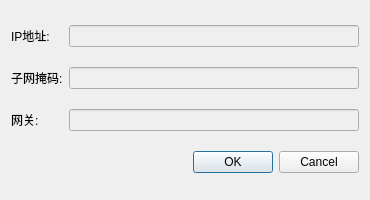
<?xml version="1.0" encoding="UTF-8"?>
<ui version="4.0">
 <class>ConfigDialog</class>
 <widget class="QDialog" name="ConfigDialog">
  <property name="geometry">
   <rect>
    <x>0</x>
    <y>0</y>
    <width>370</width>
    <height>200</height>
   </rect>
  </property>
  <property name="minimumSize">
   <size>
    <width>370</width>
    <height>200</height>
   </size>
  </property>
  <property name="maximumSize">
   <size>
    <width>370</width>
    <height>200</height>
   </size>
  </property>
  <property name="windowTitle">
   <string>设备信息</string>
  </property>
  <layout class="QGridLayout" name="gridLayout">
   <item row="0" column="0">
    <widget class="QLabel" name="label">
     <property name="text">
      <string>IP地址:</string>
     </property>
    </widget>
   </item>
   <item row="0" column="1">
    <widget class="QLineEdit" name="ipLineEdit">
     <property name="enabled">
      <bool>false</bool>
     </property>
    </widget>
   </item>
   <item row="1" column="0">
    <widget class="QLabel" name="label_2">
     <property name="text">
      <string>子网掩码:</string>
     </property>
    </widget>
   </item>
   <item row="2" column="1">
    <widget class="QLineEdit" name="gatewayLineEdit">
     <property name="enabled">
      <bool>false</bool>
     </property>
    </widget>
   </item>
   <item row="1" column="1">
    <widget class="QLineEdit" name="subnetLineEdit">
     <property name="enabled">
      <bool>false</bool>
     </property>
    </widget>
   </item>
   <item row="2" column="0">
    <widget class="QLabel" name="label_3">
     <property name="text">
      <string>网关:</string>
     </property>
    </widget>
   </item>
   <item row="3" column="0" colspan="2">
    <widget class="QDialogButtonBox" name="buttonBox">
     <property name="orientation">
      <enum>Qt::Horizontal</enum>
     </property>
     <property name="standardButtons">
      <set>QDialogButtonBox::Cancel|QDialogButtonBox::Ok</set>
     </property>
    </widget>
   </item>
  </layout>
 </widget>
 <resources/>
 <connections>
  <connection>
   <sender>buttonBox</sender>
   <signal>accepted()</signal>
   <receiver>ConfigDialog</receiver>
   <slot>accept()</slot>
   <hints>
    <hint type="sourcelabel">
     <x>248</x>
     <y>254</y>
    </hint>
    <hint type="destinationlabel">
     <x>157</x>
     <y>274</y>
    </hint>
   </hints>
  </connection>
  <connection>
   <sender>buttonBox</sender>
   <signal>rejected()</signal>
   <receiver>ConfigDialog</receiver>
   <slot>reject()</slot>
   <hints>
    <hint type="sourcelabel">
     <x>316</x>
     <y>260</y>
    </hint>
    <hint type="destinationlabel">
     <x>286</x>
     <y>274</y>
    </hint>
   </hints>
  </connection>
 </connections>
</ui>
